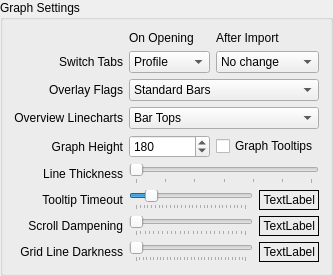
                 <widget class="QGroupBox" name="groupBox">
                  <property name="sizePolicy">
                   <sizepolicy hsizetype="Preferred" vsizetype="Minimum">
                    <horstretch>0</horstretch>
                    <verstretch>0</verstretch>
                   </sizepolicy>
                  </property>
                  <property name="title">
                   <string>Graph Settings</string>
                  </property>
                  <layout class="QGridLayout" name="gridLayout_5">
                   <item row="1" column="1">
                    <widget class="QLabel" name="label_40">
                     <property name="text">
                      <string>On Opening</string>
                     </property>
                     <property name="alignment">
                      <set>Qt::AlignLeading|Qt::AlignLeft|Qt::AlignVCenter</set>
                     </property>
                    </widget>
                   </item>
                   <item row="2" column="1">
                    <widget class="QComboBox" name="openingTabCombo">
                     <property name="toolTip">
                      <string>&lt;html&gt;&lt;head/&gt;&lt;body&gt;&lt;p&gt;Which tab to open on loading a profile. (Note: It will default to Profile if OSCAR is set to not open a profile on startup)&lt;/p&gt;&lt;/body&gt;&lt;/html&gt;</string>
                     </property>
                     <property name="currentText">
                      <string>Profile</string>
                     </property>
                     <item>
                      <property name="text">
                       <string>Profile</string>
                      </property>
                     </item>
                     <item>
                      <property name="text">
                       <string>Welcome</string>
                      </property>
                     </item>
                     <item>
                      <property name="text">
                       <string>Daily</string>
                      </property>
                     </item>
                     <item>
                      <property name="text">
                       <string>Overview</string>
                      </property>
                     </item>
                     <item>
                      <property name="text">
                       <string>Statistics</string>
                      </property>
                     </item>
                    </widget>
                   </item>
                   <item row="2" column="0">
                    <widget class="QLabel" name="label_51">
                     <property name="text">
                      <string>Switch Tabs</string>
                     </property>
                     <property name="alignment">
                      <set>Qt::AlignRight|Qt::AlignTrailing|Qt::AlignVCenter</set>
                     </property>
                    </widget>
                   </item>
                   <item row="2" column="2">
                    <widget class="QComboBox" name="importTabCombo">
                     <item>
                      <property name="text">
                       <string>No change</string>
                      </property>
                     </item>
                     <item>
                      <property name="text">
                       <string>Welcome</string>
                      </property>
                     </item>
                     <item>
                      <property name="text">
                       <string>Daily</string>
                      </property>
                     </item>
                     <item>
                      <property name="text">
                       <string>Overview</string>
                      </property>
                     </item>
                     <item>
                      <property name="text">
                       <string>Statistics</string>
                      </property>
                     </item>
                    </widget>
                   </item>
                   <item row="1" column="2">
                    <widget class="QLabel" name="label_44">
                     <property name="text">
                      <string>After Import</string>
                     </property>
                     <property name="alignment">
                      <set>Qt::AlignLeading|Qt::AlignLeft|Qt::AlignVCenter</set>
                     </property>
                    </widget>
                   </item>
                   <item row="6" column="0">
                    <widget class="QLabel" name="label_26">
                     <property name="text">
                      <string>Graph Height</string>
                     </property>
                     <property name="alignment">
                      <set>Qt::AlignRight|Qt::AlignTrailing|Qt::AlignVCenter</set>
                     </property>
                    </widget>
                   </item>
                   <item row="3" column="0">
                    <widget class="QLabel" name="label_18">
                     <property name="sizePolicy">
                      <sizepolicy hsizetype="Preferred" vsizetype="Preferred">
                       <horstretch>0</horstretch>
                       <verstretch>0</verstretch>
                      </sizepolicy>
                     </property>
                     <property name="text">
                      <string>Overlay Flags</string>
                     </property>
                     <property name="alignment">
                      <set>Qt::AlignRight|Qt::AlignTrailing|Qt::AlignVCenter</set>
                     </property>
                    </widget>
                   </item>
                   <item row="7" column="0">
                    <widget class="QLabel" name="label_48">
                     <property name="text">
                      <string>Line Thickness</string>
                     </property>
                     <property name="alignment">
                      <set>Qt::AlignRight|Qt::AlignTrailing|Qt::AlignVCenter</set>
                     </property>
                    </widget>
                   </item>
                   <item row="3" column="1" colspan="2">
                    <widget class="QComboBox" name="overlayFlagsCombo">
                     <property name="sizePolicy">
                      <sizepolicy hsizetype="Expanding" vsizetype="Fixed">
                       <horstretch>0</horstretch>
                       <verstretch>0</verstretch>
                      </sizepolicy>
                     </property>
                     <property name="toolTip">
                      <string>The visual method of displaying waveform overlay flags.
</string>
                     </property>
                     <item>
                      <property name="text">
                       <string>Standard Bars</string>
                      </property>
                     </item>
                     <item>
                      <property name="text">
                       <string>Top Markers</string>
                      </property>
                     </item>
                    </widget>
                   </item>
                   <item row="7" column="1" colspan="2">
                    <layout class="QHBoxLayout" name="horizontalLayout_10">
                     <item>
                      <widget class="QSlider" name="lineThicknessSlider">
                       <property name="toolTip">
                        <string>The pixel thickness of line plots</string>
                       </property>
                       <property name="minimum">
                        <number>2</number>
                       </property>
                       <property name="maximum">
                        <number>8</number>
                       </property>
                       <property name="pageStep">
                        <number>1</number>
                       </property>
                       <property name="orientation">
                        <enum>Qt::Horizontal</enum>
                       </property>
                       <property name="tickPosition">
                        <enum>QSlider::TicksBelow</enum>
                       </property>
                      </widget>
                     </item>
                    </layout>
                   </item>
                   <item row="8" column="0">
                    <widget class="QLabel" name="label_45">
                     <property name="text">
                      <string>Tooltip Timeout</string>
                     </property>
                     <property name="alignment">
                      <set>Qt::AlignRight|Qt::AlignTrailing|Qt::AlignVCenter</set>
                     </property>
                    </widget>
                   </item>
                   <item row="9" column="0">
                    <widget class="QLabel" name="label_46">
                     <property name="text">
                      <string>Scroll Dampening</string>
                     </property>
                     <property name="alignment">
                      <set>Qt::AlignRight|Qt::AlignTrailing|Qt::AlignVCenter</set>
                     </property>
                    </widget>
                   </item>
                   <item row="8" column="1" colspan="2">
                    <layout class="QHBoxLayout" name="horizontalLayout_17">
                     <item>
                      <widget class="QSlider" name="tooltipTimeoutSlider">
                       <property name="toolTip">
                        <string>How long you want the tooltips to stay visible.</string>
                       </property>
                       <property name="minimum">
                        <number>1000</number>
                       </property>
                       <property name="maximum">
                        <number>30000</number>
                       </property>
                       <property name="singleStep">
                        <number>1000</number>
                       </property>
                       <property name="pageStep">
                        <number>5000</number>
                       </property>
                       <property name="value">
                        <number>5000</number>
                       </property>
                       <property name="orientation">
                        <enum>Qt::Horizontal</enum>
                       </property>
                       <property name="tickPosition">
                        <enum>QSlider::TicksBelow</enum>
                       </property>
                       <property name="tickInterval">
                        <number>1000</number>
                       </property>
                      </widget>
                     </item>
                     <item>
                      <widget class="QLabel" name="tooltipTimeoutDisplay">
                       <property name="sizePolicy">
                        <sizepolicy hsizetype="Fixed" vsizetype="Preferred">
                         <horstretch>0</horstretch>
                         <verstretch>0</verstretch>
                        </sizepolicy>
                       </property>
                       <property name="minimumSize">
                        <size>
                         <width>60</width>
                         <height>0</height>
                        </size>
                       </property>
                       <property name="frameShape">
                        <enum>QFrame::Box</enum>
                       </property>
                       <property name="text">
                        <string notr="true">TextLabel</string>
                       </property>
                       <property name="alignment">
                        <set>Qt::AlignRight|Qt::AlignTrailing|Qt::AlignVCenter</set>
                       </property>
                      </widget>
                     </item>
                    </layout>
                   </item>
                   <item row="6" column="2">
                    <widget class="QCheckBox" name="graphTooltips">
                     <property name="text">
                      <string>Graph Tooltips</string>
                     </property>
                    </widget>
                   </item>
                   <item row="5" column="1" colspan="2">
                    <widget class="QComboBox" name="overviewLinecharts">
                     <item>
                      <property name="text">
                       <string>Bar Tops</string>
                      </property>
                     </item>
                     <item>
                      <property name="text">
                       <string>Line Chart</string>
                      </property>
                     </item>
                    </widget>
                   </item>
                   <item row="6" column="1">
                    <widget class="QSpinBox" name="graphHeight">
                     <property name="sizePolicy">
                      <sizepolicy hsizetype="Minimum" vsizetype="Fixed">
                       <horstretch>0</horstretch>
                       <verstretch>0</verstretch>
                      </sizepolicy>
                     </property>
                     <property name="toolTip">
                      <string>Default display height of graphs in pixels</string>
                     </property>
                     <property name="minimum">
                      <number>50</number>
                     </property>
                     <property name="maximum">
                      <number>600</number>
                     </property>
                     <property name="singleStep">
                      <number>10</number>
                     </property>
                     <property name="value">
                      <number>180</number>
                     </property>
                    </widget>
                   </item>
                   <item row="9" column="1" colspan="2">
                    <layout class="QHBoxLayout" name="horizontalLayout_16">
                     <item>
                      <widget class="QSlider" name="scrollDampeningSlider">
                       <property name="toolTip">
                        <string>&lt;html&gt;&lt;head/&gt;&lt;body&gt;&lt;p&gt;This makes scrolling when zoomed in easier on sensitive bidirectional TouchPads&lt;/p&gt;&lt;p&gt;50ms is recommended value.&lt;/p&gt;&lt;/body&gt;&lt;/html&gt;</string>
                       </property>
                       <property name="maximum">
                        <number>25</number>
                       </property>
                       <property name="singleStep">
                        <number>1</number>
                       </property>
                       <property name="pageStep">
                        <number>5</number>
                       </property>
                       <property name="orientation">
                        <enum>Qt::Horizontal</enum>
                       </property>
                       <property name="invertedAppearance">
                        <bool>false</bool>
                       </property>
                       <property name="tickPosition">
                        <enum>QSlider::TicksBelow</enum>
                       </property>
                       <property name="tickInterval">
                        <number>1</number>
                       </property>
                      </widget>
                     </item>
                     <item>
                      <widget class="QLabel" name="scrollDampDisplay">
                       <property name="sizePolicy">
                        <sizepolicy hsizetype="Fixed" vsizetype="Preferred">
                         <horstretch>0</horstretch>
                         <verstretch>0</verstretch>
                        </sizepolicy>
                       </property>
                       <property name="minimumSize">
                        <size>
                         <width>60</width>
                         <height>0</height>
                        </size>
                       </property>
                       <property name="frameShape">
                        <enum>QFrame::Box</enum>
                       </property>
                       <property name="text">
                        <string notr="true">TextLabel</string>
                       </property>
                       <property name="alignment">
                        <set>Qt::AlignRight|Qt::AlignTrailing|Qt::AlignVCenter</set>
                       </property>
                      </widget>
                     </item>
                    </layout>
                   </item>
                   <item row="5" column="0">
                    <widget class="QLabel" name="overviewLinechartsLabel">
                     <property name="text">
                      <string>Overview Linecharts</string>
                     </property>
                     <property name="alignment">
                      <set>Qt::AlignRight|Qt::AlignTrailing|Qt::AlignVCenter</set>
                     </property>
                    </widget>
                   </item>
                   <item row="10" column="0">
                    <widget class="QLabel" name="label_gridLineOpacity">
                     <property name="text">
                      <string>Grid Line Darkness</string>
                     </property>
                     <property name="alignment">
                      <set>Qt::AlignRight|Qt::AlignTrailing|Qt::AlignVCenter</set>
                     </property>
                    </widget>
                   </item>
                   <item row="10" column="1" colspan="2">
                    <layout class="QHBoxLayout" name="horizontalLayout_gridOpacity">
                     <item>
                      <widget class="QSlider" name="gridLineOpacitySlider">
                       <property name="toolTip">
                        <string>Controls the darkness of the horizontal grid lines on graphs. Higher values make the lines more visible. Default is 64.</string>
                       </property>
                       <property name="minimum">
                        <number>0</number>
                       </property>
                       <property name="maximum">
                        <number>255</number>
                       </property>
                       <property name="singleStep">
                        <number>8</number>
                       </property>
                       <property name="pageStep">
                        <number>32</number>
                       </property>
                       <property name="orientation">
                        <enum>Qt::Horizontal</enum>
                       </property>
                       <property name="tickPosition">
                        <enum>QSlider::TicksBelow</enum>
                       </property>
                      </widget>
                     </item>
                     <item>
                      <widget class="QLabel" name="gridLineOpacityDisplay">
                       <property name="sizePolicy">
                        <sizepolicy hsizetype="Fixed" vsizetype="Preferred">
                         <horstretch>0</horstretch>
                         <verstretch>0</verstretch>
                        </sizepolicy>
                       </property>
                       <property name="minimumSize">
                        <size>
                         <width>60</width>
                         <height>0</height>
                        </size>
                       </property>
                       <property name="frameShape">
                        <enum>QFrame::Box</enum>
                       </property>
                       <property name="text">
                        <string notr="true">TextLabel</string>
                       </property>
                       <property name="alignment">
                        <set>Qt::AlignRight|Qt::AlignTrailing|Qt::AlignVCenter</set>
                       </property>
                      </widget>
                     </item>
                    </layout>
                   </item>
                  </layout>
                 </widget>
